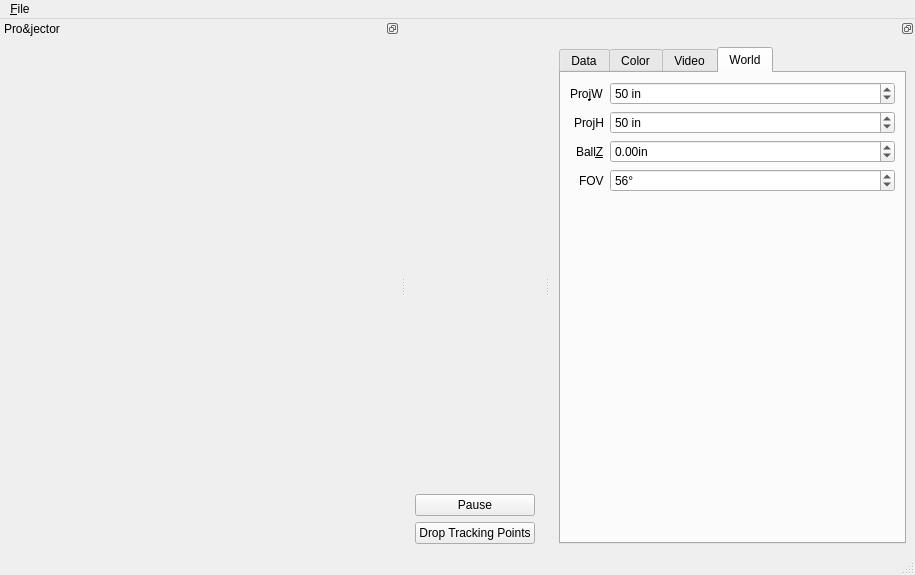
<?xml version="1.0" encoding="UTF-8"?>
<ui version="4.0">
 <class>liveFitWindow</class>
 <widget class="QMainWindow" name="liveFitWindow">
  <property name="enabled">
   <bool>true</bool>
  </property>
  <property name="geometry">
   <rect>
    <x>0</x>
    <y>0</y>
    <width>915</width>
    <height>575</height>
   </rect>
  </property>
  <property name="sizePolicy">
   <sizepolicy hsizetype="Minimum" vsizetype="Preferred">
    <horstretch>0</horstretch>
    <verstretch>0</verstretch>
   </sizepolicy>
  </property>
  <property name="windowTitle">
   <string>Live Fit</string>
  </property>
  <widget class="QWidget" name="centralwidget">
   <property name="sizePolicy">
    <sizepolicy hsizetype="Maximum" vsizetype="Preferred">
     <horstretch>0</horstretch>
     <verstretch>0</verstretch>
    </sizepolicy>
   </property>
   <layout class="QHBoxLayout" name="horizontalLayout_2">
    <item>
     <layout class="QVBoxLayout" name="verticalLayout">
      <property name="sizeConstraint">
       <enum>QLayout::SetDefaultConstraint</enum>
      </property>
      <item>
       <widget class="TrackVideoWidget" name="trackVideoWidget" native="true">
        <property name="sizePolicy">
         <sizepolicy hsizetype="Minimum" vsizetype="Preferred">
          <horstretch>0</horstretch>
          <verstretch>0</verstretch>
         </sizepolicy>
        </property>
       </widget>
      </item>
      <item>
       <widget class="QPushButton" name="pauseButton">
        <property name="text">
         <string>Pause</string>
        </property>
       </widget>
      </item>
      <item>
       <widget class="QPushButton" name="untrackButton">
        <property name="text">
         <string>Drop Tracking Points</string>
        </property>
       </widget>
      </item>
     </layout>
    </item>
   </layout>
  </widget>
  <widget class="QMenuBar" name="menubar">
   <property name="enabled">
    <bool>true</bool>
   </property>
   <property name="geometry">
    <rect>
     <x>0</x>
     <y>0</y>
     <width>915</width>
     <height>22</height>
    </rect>
   </property>
   <widget class="QMenu" name="menu_File">
    <property name="title">
     <string>&amp;File</string>
    </property>
    <widget class="QMenu" name="menu_Camera">
     <property name="title">
      <string>&amp;Camera</string>
     </property>
    </widget>
    <addaction name="action_Open"/>
    <addaction name="menu_Camera"/>
    <addaction name="separator"/>
    <addaction name="action_Quit"/>
   </widget>
   <addaction name="menu_File"/>
  </widget>
  <widget class="QStatusBar" name="statusbar"/>
  <widget class="QDockWidget" name="dockWidget">
   <property name="sizePolicy">
    <sizepolicy hsizetype="Maximum" vsizetype="Maximum">
     <horstretch>0</horstretch>
     <verstretch>0</verstretch>
    </sizepolicy>
   </property>
   <property name="features">
    <set>QDockWidget::DockWidgetFloatable|QDockWidget::DockWidgetMovable</set>
   </property>
   <attribute name="dockWidgetArea">
    <number>2</number>
   </attribute>
   <widget class="QWidget" name="dockWidgetContents">
    <layout class="QVBoxLayout" name="verticalLayout_2">
     <item>
      <widget class="QTabWidget" name="tabWidget">
       <property name="currentIndex">
        <number>3</number>
       </property>
       <widget class="QWidget" name="dataTab">
        <attribute name="title">
         <string>Data</string>
        </attribute>
        <layout class="QVBoxLayout" name="verticalLayout_4">
         <item>
          <widget class="QGroupBox" name="groupBox_2">
           <property name="title">
            <string/>
           </property>
           <property name="alignment">
            <set>Qt::AlignLeading|Qt::AlignLeft|Qt::AlignTop</set>
           </property>
           <layout class="QVBoxLayout" name="verticalLayout_5">
            <item>
             <widget class="QCheckBox" name="lockFitBox">
              <property name="toolTip">
               <string>&lt;html&gt;&lt;head/&gt;&lt;body&gt;&lt;p&gt;Whether or not to lock a successful fit until manually clearing the data by pressing the button under the video or clicking on the video.&lt;/p&gt;&lt;/body&gt;&lt;/html&gt;</string>
              </property>
              <property name="text">
               <string>Lock fit until clear</string>
              </property>
             </widget>
            </item>
            <item>
             <widget class="QLabel" name="fitAfterLabel">
              <property name="text">
               <string>Fit after</string>
              </property>
              <property name="buddy">
               <cstring>fitAfterSpin</cstring>
              </property>
             </widget>
            </item>
            <item>
             <widget class="QSpinBox" name="fitAfterSpin">
              <property name="suffix">
               <string> points</string>
              </property>
              <property name="minimum">
               <number>3</number>
              </property>
              <property name="maximum">
               <number>20</number>
              </property>
             </widget>
            </item>
            <item>
             <widget class="QCheckBox" name="pointFitBox">
              <property name="toolTip">
               <string>&lt;html&gt;&lt;head/&gt;&lt;body&gt;&lt;p&gt;Whether or not to use the same 3-point quadratic fit that the students will, or a full-on quadratic regression.&lt;/p&gt;&lt;/body&gt;&lt;/html&gt;</string>
              </property>
              <property name="text">
               <string>3 point fit (off: regression)</string>
              </property>
             </widget>
            </item>
            <item>
             <widget class="QCheckBox" name="clipTrackBox">
              <property name="toolTip">
               <string>&lt;html&gt;&lt;head/&gt;&lt;body&gt;&lt;p&gt;Whether or not to only detect blobs which are in the 'projector' region indicated by the corner widgets and the &amp;quot;World W,H,Z&amp;quot; variables.&lt;/p&gt;&lt;/body&gt;&lt;/html&gt;</string>
              </property>
              <property name="text">
               <string>Clip track to projector</string>
              </property>
              <property name="checked">
               <bool>false</bool>
              </property>
             </widget>
            </item>
            <item>
             <widget class="QCheckBox" name="showYtBox">
              <property name="toolTip">
               <string>&lt;html&gt;&lt;head/&gt;&lt;body&gt;&lt;p&gt;Whether or not to show the parametrized projectile motion equations x(t) and y(t) fit by the software.&lt;/p&gt;&lt;/body&gt;&lt;/html&gt;</string>
              </property>
              <property name="text">
               <string>Show y(t), x(t)</string>
              </property>
              <property name="checked">
               <bool>true</bool>
              </property>
             </widget>
            </item>
           </layout>
          </widget>
         </item>
         <item>
          <widget class="QGroupBox" name="groupBox">
           <property name="title">
            <string>Projector Tracking Display</string>
           </property>
           <property name="flat">
            <bool>false</bool>
           </property>
           <property name="checkable">
            <bool>false</bool>
           </property>
           <layout class="QFormLayout" name="formLayout_3">
            <property name="verticalSpacing">
             <number>1</number>
            </property>
            <item row="0" column="0" colspan="2">
             <widget class="QCheckBox" name="colorMissBox">
              <property name="toolTip">
               <string>&lt;html&gt;&lt;head/&gt;&lt;body&gt;&lt;p&gt;Whether or not to color tracked blobs a different color if they are based purely on KF prediction data, and not on any visual cue from the video image.&lt;/p&gt;&lt;/body&gt;&lt;/html&gt;</string>
              </property>
              <property name="text">
               <string>Color track misses</string>
              </property>
              <property name="checked">
               <bool>true</bool>
              </property>
             </widget>
            </item>
            <item row="2" column="0" colspan="2">
             <widget class="QCheckBox" name="verboseKFBox">
              <property name="text">
               <string>Verbose KF track points</string>
              </property>
              <property name="checked">
               <bool>true</bool>
              </property>
             </widget>
            </item>
            <item row="4" column="0">
             <widget class="QLabel" name="projPointRadiusLabel">
              <property name="enabled">
               <bool>true</bool>
              </property>
              <property name="toolTip">
               <string>&lt;html&gt;&lt;head/&gt;&lt;body&gt;&lt;p&gt;The radius (in px) of the predicted location of a ball, as located on the projector screen.&lt;/p&gt;&lt;/body&gt;&lt;/html&gt;</string>
              </property>
              <property name="text">
               <string>Point &amp;radius</string>
              </property>
              <property name="buddy">
               <cstring>projPointRadius</cstring>
              </property>
             </widget>
            </item>
            <item row="4" column="1">
             <widget class="QSpinBox" name="projPointRadius">
              <property name="enabled">
               <bool>true</bool>
              </property>
              <property name="suffix">
               <string> px</string>
              </property>
              <property name="minimum">
               <number>1</number>
              </property>
              <property name="value">
               <number>1</number>
              </property>
             </widget>
            </item>
            <item row="5" column="0">
             <widget class="QLabel" name="pointThicknessLabel">
              <property name="text">
               <string>Point thic&amp;kness</string>
              </property>
              <property name="buddy">
               <cstring>pointThickness</cstring>
              </property>
             </widget>
            </item>
            <item row="7" column="0">
             <widget class="QLabel" name="fitThicknessLabel">
              <property name="enabled">
               <bool>false</bool>
              </property>
              <property name="text">
               <string>Fit thickness</string>
              </property>
              <property name="buddy">
               <cstring>fitThickness</cstring>
              </property>
             </widget>
            </item>
            <item row="5" column="1">
             <widget class="QDoubleSpinBox" name="pointThickness">
              <property name="prefix">
               <string/>
              </property>
              <property name="suffix">
               <string> px</string>
              </property>
              <property name="maximum">
               <double>10.000000000000000</double>
              </property>
             </widget>
            </item>
            <item row="7" column="1">
             <widget class="QDoubleSpinBox" name="fitThickness">
              <property name="enabled">
               <bool>false</bool>
              </property>
              <property name="suffix">
               <string> px</string>
              </property>
              <property name="maximum">
               <double>10.000000000000000</double>
              </property>
             </widget>
            </item>
            <item row="6" column="0" colspan="2">
             <widget class="QCheckBox" name="showFit">
              <property name="text">
               <string>Show fit parabola</string>
              </property>
             </widget>
            </item>
            <item row="8" column="0" colspan="2">
             <widget class="QCheckBox" name="fallLockBox">
              <property name="text">
               <string>Only lock after falling?</string>
              </property>
             </widget>
            </item>
            <item row="9" column="0">
             <widget class="QLabel" name="minFallSpeedLabel">
              <property name="text">
               <string>&amp;Min fall speed</string>
              </property>
              <property name="buddy">
               <cstring>minFallSpeed</cstring>
              </property>
             </widget>
            </item>
            <item row="9" column="1">
             <widget class="QSpinBox" name="minFallSpeed">
              <property name="suffix">
               <string> px/s</string>
              </property>
              <property name="maximum">
               <number>300</number>
              </property>
             </widget>
            </item>
            <item row="10" column="0">
             <widget class="QLabel" name="fontSizeLabel">
              <property name="text">
               <string>Font Si&amp;ze</string>
              </property>
              <property name="buddy">
               <cstring>fontSizeSpinBox</cstring>
              </property>
             </widget>
            </item>
            <item row="10" column="1">
             <widget class="QSpinBox" name="fontSizeSpinBox">
              <property name="suffix">
               <string> pt</string>
              </property>
              <property name="minimum">
               <number>4</number>
              </property>
              <property name="maximum">
               <number>256</number>
              </property>
              <property name="singleStep">
               <number>1</number>
              </property>
              <property name="value">
               <number>12</number>
              </property>
             </widget>
            </item>
            <item row="1" column="0">
             <widget class="QCheckBox" name="showJetBox">
              <property name="toolTip">
               <string>&lt;html&gt;&lt;head/&gt;&lt;body&gt;&lt;p&gt;Whether or not to show the [dx/dt, dy/dt] displacement vector on the projector screen.&lt;/p&gt;&lt;/body&gt;&lt;/html&gt;</string>
              </property>
              <property name="text">
               <string>Show dx/dt, dy/dt</string>
              </property>
              <property name="checked">
               <bool>true</bool>
              </property>
             </widget>
            </item>
           </layout>
          </widget>
         </item>
         <item>
          <spacer name="verticalSpacer">
           <property name="orientation">
            <enum>Qt::Vertical</enum>
           </property>
           <property name="sizeHint" stdset="0">
            <size>
             <width>20</width>
             <height>0</height>
            </size>
           </property>
          </spacer>
         </item>
        </layout>
       </widget>
       <widget class="QWidget" name="colorTab">
        <attribute name="title">
         <string>Color</string>
        </attribute>
        <layout class="QFormLayout" name="formLayout_4">
         <item row="0" column="1">
          <widget class="QLineEdit" name="lineEdit"/>
         </item>
         <item row="0" column="0">
          <widget class="QLabel" name="label">
           <property name="text">
            <string>Fit Curve</string>
           </property>
          </widget>
         </item>
        </layout>
       </widget>
       <widget class="QWidget" name="basicTab">
        <attribute name="title">
         <string>Video</string>
        </attribute>
        <layout class="QFormLayout" name="formLayout">
         <property name="labelAlignment">
          <set>Qt::AlignRight|Qt::AlignTrailing|Qt::AlignVCenter</set>
         </property>
         <item row="0" column="0">
          <widget class="QLabel" name="blurSizeLabel">
           <property name="text">
            <string>BlurSi&amp;ze</string>
           </property>
           <property name="buddy">
            <cstring>blurSizeSpin</cstring>
           </property>
          </widget>
         </item>
         <item row="0" column="1">
          <widget class="QDoubleSpinBox" name="blurSizeSpin">
           <property name="prefix">
            <string/>
           </property>
           <property name="suffix">
            <string>px</string>
           </property>
           <property name="minimum">
            <double>1.000000000000000</double>
           </property>
          </widget>
         </item>
         <item row="4" column="0">
          <widget class="QLabel" name="gravityLabel">
           <property name="text">
            <string>&amp;GravConstant</string>
           </property>
           <property name="buddy">
            <cstring>gravitySpin</cstring>
           </property>
          </widget>
         </item>
         <item row="4" column="1">
          <widget class="QDoubleSpinBox" name="gravitySpin">
           <property name="suffix">
            <string>px/s²</string>
           </property>
           <property name="maximum">
            <double>600.000000000000000</double>
           </property>
           <property name="value">
            <double>300.000000000000000</double>
           </property>
          </widget>
         </item>
         <item row="5" column="0">
          <widget class="QLabel" name="frameLabel">
           <property name="text">
            <string>Frame</string>
           </property>
           <property name="alignment">
            <set>Qt::AlignLeading|Qt::AlignLeft|Qt::AlignVCenter</set>
           </property>
           <property name="buddy">
            <cstring>frameComboBox</cstring>
           </property>
          </widget>
         </item>
         <item row="5" column="1">
          <widget class="QComboBox" name="frameComboBox">
           <item>
            <property name="text">
             <string>Video</string>
            </property>
           </item>
           <item>
            <property name="text">
             <string>ThreshDiff</string>
            </property>
           </item>
           <item>
            <property name="text">
             <string>Contour</string>
            </property>
           </item>
          </widget>
         </item>
         <item row="2" column="0">
          <widget class="QLabel" name="minRadiusLabel">
           <property name="text">
            <string>&amp;MinRadius</string>
           </property>
           <property name="buddy">
            <cstring>minRadiusDoubleSpinBox</cstring>
           </property>
          </widget>
         </item>
         <item row="2" column="1">
          <widget class="QDoubleSpinBox" name="minRadiusDoubleSpinBox">
           <property name="suffix">
            <string>px</string>
           </property>
           <property name="minimum">
            <double>0.000000000000000</double>
           </property>
          </widget>
         </item>
         <item row="3" column="0">
          <widget class="QLabel" name="maxRadiusLabel">
           <property name="text">
            <string>MaxRadius</string>
           </property>
           <property name="buddy">
            <cstring>maxRadiusDoubleSpinBox</cstring>
           </property>
          </widget>
         </item>
         <item row="3" column="1">
          <widget class="QDoubleSpinBox" name="maxRadiusDoubleSpinBox">
           <property name="suffix">
            <string>px</string>
           </property>
           <property name="minimum">
            <double>0.000000000000000</double>
           </property>
          </widget>
         </item>
         <item row="1" column="0">
          <widget class="QLabel" name="threshValLabel">
           <property name="text">
            <string>Thresh&amp;Val</string>
           </property>
           <property name="buddy">
            <cstring>threshValDoubleSpinBox</cstring>
           </property>
          </widget>
         </item>
         <item row="1" column="1">
          <widget class="QDoubleSpinBox" name="threshValDoubleSpinBox">
           <property name="maximum">
            <double>255.000000000000000</double>
           </property>
          </widget>
         </item>
         <item row="6" column="0">
          <widget class="QLabel" name="xYCovarianceLabel">
           <property name="text">
            <string>&amp;XYCovariance</string>
           </property>
           <property name="buddy">
            <cstring>xYCovarianceDoubleSpinBox</cstring>
           </property>
          </widget>
         </item>
         <item row="6" column="1">
          <widget class="QDoubleSpinBox" name="xYCovarianceDoubleSpinBox">
           <property name="prefix">
            <string>exp(</string>
           </property>
           <property name="suffix">
            <string>)</string>
           </property>
           <property name="minimum">
            <double>-100.000000000000000</double>
           </property>
           <property name="maximum">
            <double>100.000000000000000</double>
           </property>
          </widget>
         </item>
        </layout>
       </widget>
       <widget class="QWidget" name="projTab">
        <attribute name="title">
         <string>World</string>
        </attribute>
        <layout class="QFormLayout" name="formLayout_2">
         <property name="labelAlignment">
          <set>Qt::AlignRight|Qt::AlignTrailing|Qt::AlignVCenter</set>
         </property>
         <item row="0" column="0">
          <widget class="QLabel" name="projWLabel">
           <property name="toolTip">
            <string>&lt;html&gt;&lt;head/&gt;&lt;body&gt;&lt;p&gt;The width of the projector screen (i.e. the physical measurement between green corners horizontally, in the world) in inches.&lt;/p&gt;&lt;/body&gt;&lt;/html&gt;</string>
           </property>
           <property name="text">
            <string>Pro&amp;jW</string>
           </property>
           <property name="buddy">
            <cstring>projWSpinBox</cstring>
           </property>
          </widget>
         </item>
         <item row="1" column="0">
          <widget class="QLabel" name="projHLabel">
           <property name="toolTip">
            <string>&lt;html&gt;&lt;head/&gt;&lt;body&gt;&lt;p&gt;The height of the projector screen (i.e. the physical measurement between green corners vertically, in the world) in inches.&lt;/p&gt;&lt;/body&gt;&lt;/html&gt;</string>
           </property>
           <property name="text">
            <string>ProjH</string>
           </property>
           <property name="buddy">
            <cstring>projHSpinBox</cstring>
           </property>
          </widget>
         </item>
         <item row="2" column="0">
          <widget class="QLabel" name="ballZLabel">
           <property name="toolTip">
            <string>&lt;html&gt;&lt;head/&gt;&lt;body&gt;&lt;p&gt;The distance of the thrown ball plane from the projector plane, in inches.&lt;/p&gt;&lt;/body&gt;&lt;/html&gt;</string>
           </property>
           <property name="text">
            <string>Ball&amp;Z</string>
           </property>
           <property name="buddy">
            <cstring>ballZDoubleSpinBox</cstring>
           </property>
          </widget>
         </item>
         <item row="2" column="1">
          <widget class="QDoubleSpinBox" name="ballZDoubleSpinBox">
           <property name="toolTip">
            <string>&lt;html&gt;&lt;head/&gt;&lt;body&gt;&lt;p&gt;The distance of the thrown ball plane from the projector plane, in inches.&lt;/p&gt;&lt;/body&gt;&lt;/html&gt;</string>
           </property>
           <property name="suffix">
            <string>in</string>
           </property>
           <property name="minimum">
            <double>-99.989999999999995</double>
           </property>
           <property name="singleStep">
            <double>0.500000000000000</double>
           </property>
          </widget>
         </item>
         <item row="3" column="0">
          <widget class="QLabel" name="fovLabel">
           <property name="text">
            <string>FOV</string>
           </property>
           <property name="buddy">
            <cstring>fovSpinBox</cstring>
           </property>
          </widget>
         </item>
         <item row="3" column="1">
          <widget class="QSpinBox" name="fovSpinBox">
           <property name="suffix">
            <string>°</string>
           </property>
           <property name="minimum">
            <number>1</number>
           </property>
           <property name="maximum">
            <number>180</number>
           </property>
           <property name="value">
            <number>56</number>
           </property>
          </widget>
         </item>
         <item row="0" column="1">
          <widget class="QSpinBox" name="projWSpinBox">
           <property name="toolTip">
            <string>&lt;html&gt;&lt;head/&gt;&lt;body&gt;&lt;p&gt;The width of the projector screen (i.e. the physical measurement between green corners horizontally, in the world) in inches.&lt;/p&gt;&lt;/body&gt;&lt;/html&gt;</string>
           </property>
           <property name="suffix">
            <string> in</string>
           </property>
           <property name="minimum">
            <number>1</number>
           </property>
           <property name="value">
            <number>50</number>
           </property>
          </widget>
         </item>
         <item row="1" column="1">
          <widget class="QSpinBox" name="projHSpinBox">
           <property name="toolTip">
            <string>&lt;html&gt;&lt;head/&gt;&lt;body&gt;&lt;p&gt;The height of the projector screen (i.e. the physical measurement between green corners vertically, in the world) in inches.&lt;/p&gt;&lt;/body&gt;&lt;/html&gt;</string>
           </property>
           <property name="suffix">
            <string> in</string>
           </property>
           <property name="minimum">
            <number>1</number>
           </property>
           <property name="value">
            <number>50</number>
           </property>
          </widget>
         </item>
        </layout>
       </widget>
      </widget>
     </item>
    </layout>
   </widget>
  </widget>
  <widget class="QDockWidget" name="projectorDock">
   <property name="minimumSize">
    <size>
     <width>400</width>
     <height>400</height>
    </size>
   </property>
   <property name="floating">
    <bool>true</bool>
   </property>
   <property name="features">
    <set>QDockWidget::DockWidgetFloatable|QDockWidget::DockWidgetMovable</set>
   </property>
   <property name="allowedAreas">
    <set>Qt::NoDockWidgetArea</set>
   </property>
   <property name="windowTitle">
    <string>Pro&amp;jector</string>
   </property>
   <attribute name="dockWidgetArea">
    <number>1</number>
   </attribute>
   <widget class="QWidget" name="projectorFrame">
    <layout class="QVBoxLayout" name="verticalLayout_3">
     <item>
      <widget class="ProjectorWindow" name="projectorWindow" native="true"/>
     </item>
    </layout>
   </widget>
  </widget>
  <action name="action_Open">
   <property name="text">
    <string>&amp;Open</string>
   </property>
   <property name="shortcut">
    <string>Ctrl+O</string>
   </property>
  </action>
  <action name="action_Quit">
   <property name="text">
    <string>&amp;Quit</string>
   </property>
   <property name="shortcut">
    <string>Ctrl+Q</string>
   </property>
  </action>
  <action name="action0">
   <property name="text">
    <string>&amp;0</string>
   </property>
  </action>
  <action name="action1">
   <property name="text">
    <string>&amp;1</string>
   </property>
  </action>
  <action name="action2">
   <property name="text">
    <string>&amp;2</string>
   </property>
  </action>
  <action name="action3">
   <property name="text">
    <string>3</string>
   </property>
  </action>
  <action name="action4">
   <property name="text">
    <string>4</string>
   </property>
  </action>
  <action name="action5">
   <property name="text">
    <string>5</string>
   </property>
  </action>
  <action name="action6">
   <property name="text">
    <string>6</string>
   </property>
  </action>
 </widget>
 <customwidgets>
  <customwidget>
   <class>TrackVideoWidget</class>
   <extends>QWidget</extends>
   <header>TrackVideoWidget.hpp</header>
   <container>1</container>
  </customwidget>
  <customwidget>
   <class>ProjectorWindow</class>
   <extends>QWidget</extends>
   <header location="global">ProjectorWindow.hpp</header>
   <container>1</container>
   <slots>
    <slot>setPointRadius(int)</slot>
    <slot>setPointThickness(double)</slot>
    <slot>setFitThickness(double)</slot>
    <slot>toggleShowParabola(bool)</slot>
    <slot>toggleWaitTilFall(bool)</slot>
    <slot>setMinFallSpeed(int)</slot>
    <slot>setFontSize(int)</slot>
    <slot>toggleLockFit(bool)</slot>
    <slot>clearTrack()</slot>
    <slot>setColorFitLock(QString)</slot>
    <slot>setProjW(int)</slot>
    <slot>setProjH(int)</slot>
   </slots>
  </customwidget>
 </customwidgets>
 <resources/>
 <connections>
  <connection>
   <sender>verboseKFBox</sender>
   <signal>toggled(bool)</signal>
   <receiver>projPointRadius</receiver>
   <slot>setDisabled(bool)</slot>
   <hints>
    <hint type="sourcelabel">
     <x>873</x>
     <y>336</y>
    </hint>
    <hint type="destinationlabel">
     <x>864</x>
     <y>360</y>
    </hint>
   </hints>
  </connection>
  <connection>
   <sender>verboseKFBox</sender>
   <signal>toggled(bool)</signal>
   <receiver>projPointRadiusLabel</receiver>
   <slot>setDisabled(bool)</slot>
   <hints>
    <hint type="sourcelabel">
     <x>873</x>
     <y>336</y>
    </hint>
    <hint type="destinationlabel">
     <x>771</x>
     <y>360</y>
    </hint>
   </hints>
  </connection>
  <connection>
   <sender>showFit</sender>
   <signal>toggled(bool)</signal>
   <receiver>fitThicknessLabel</receiver>
   <slot>setEnabled(bool)</slot>
   <hints>
    <hint type="sourcelabel">
     <x>873</x>
     <y>403</y>
    </hint>
    <hint type="destinationlabel">
     <x>771</x>
     <y>426</y>
    </hint>
   </hints>
  </connection>
  <connection>
   <sender>showFit</sender>
   <signal>toggled(bool)</signal>
   <receiver>fitThickness</receiver>
   <slot>setEnabled(bool)</slot>
   <hints>
    <hint type="sourcelabel">
     <x>873</x>
     <y>403</y>
    </hint>
    <hint type="destinationlabel">
     <x>864</x>
     <y>426</y>
    </hint>
   </hints>
  </connection>
  <connection>
   <sender>fallLockBox</sender>
   <signal>toggled(bool)</signal>
   <receiver>minFallSpeed</receiver>
   <slot>setEnabled(bool)</slot>
   <hints>
    <hint type="sourcelabel">
     <x>873</x>
     <y>444</y>
    </hint>
    <hint type="destinationlabel">
     <x>864</x>
     <y>467</y>
    </hint>
   </hints>
  </connection>
  <connection>
   <sender>showFit</sender>
   <signal>toggled(bool)</signal>
   <receiver>projectorWindow</receiver>
   <slot>toggleShowParabola(bool)</slot>
   <hints>
    <hint type="sourcelabel">
     <x>873</x>
     <y>403</y>
    </hint>
    <hint type="destinationlabel">
     <x>356</x>
     <y>372</y>
    </hint>
   </hints>
  </connection>
  <connection>
   <sender>pointThickness</sender>
   <signal>valueChanged(double)</signal>
   <receiver>projectorWindow</receiver>
   <slot>setPointThickness(double)</slot>
   <hints>
    <hint type="sourcelabel">
     <x>864</x>
     <y>385</y>
    </hint>
    <hint type="destinationlabel">
     <x>272</x>
     <y>347</y>
    </hint>
   </hints>
  </connection>
  <connection>
   <sender>fallLockBox</sender>
   <signal>toggled(bool)</signal>
   <receiver>projectorWindow</receiver>
   <slot>toggleWaitTilFall(bool)</slot>
   <hints>
    <hint type="sourcelabel">
     <x>873</x>
     <y>444</y>
    </hint>
    <hint type="destinationlabel">
     <x>93</x>
     <y>430</y>
    </hint>
   </hints>
  </connection>
  <connection>
   <sender>minFallSpeed</sender>
   <signal>valueChanged(int)</signal>
   <receiver>projectorWindow</receiver>
   <slot>setMinFallSpeed(int)</slot>
   <hints>
    <hint type="sourcelabel">
     <x>864</x>
     <y>467</y>
    </hint>
    <hint type="destinationlabel">
     <x>74</x>
     <y>432</y>
    </hint>
   </hints>
  </connection>
  <connection>
   <sender>projPointRadius</sender>
   <signal>valueChanged(int)</signal>
   <receiver>projectorWindow</receiver>
   <slot>setPointRadius(int)</slot>
   <hints>
    <hint type="sourcelabel">
     <x>864</x>
     <y>360</y>
    </hint>
    <hint type="destinationlabel">
     <x>255</x>
     <y>296</y>
    </hint>
   </hints>
  </connection>
  <connection>
   <sender>fitThickness</sender>
   <signal>valueChanged(double)</signal>
   <receiver>projectorWindow</receiver>
   <slot>setFitThickness(double)</slot>
   <hints>
    <hint type="sourcelabel">
     <x>864</x>
     <y>426</y>
    </hint>
    <hint type="destinationlabel">
     <x>279</x>
     <y>389</y>
    </hint>
   </hints>
  </connection>
  <connection>
   <sender>fallLockBox</sender>
   <signal>toggled(bool)</signal>
   <receiver>minFallSpeedLabel</receiver>
   <slot>setEnabled(bool)</slot>
   <hints>
    <hint type="sourcelabel">
     <x>873</x>
     <y>444</y>
    </hint>
    <hint type="destinationlabel">
     <x>771</x>
     <y>467</y>
    </hint>
   </hints>
  </connection>
  <connection>
   <sender>fontSizeSpinBox</sender>
   <signal>valueChanged(int)</signal>
   <receiver>projectorWindow</receiver>
   <slot>setFontSize(int)</slot>
   <hints>
    <hint type="sourcelabel">
     <x>864</x>
     <y>492</y>
    </hint>
    <hint type="destinationlabel">
     <x>321</x>
     <y>540</y>
    </hint>
   </hints>
  </connection>
  <connection>
   <sender>action_Quit</sender>
   <signal>triggered()</signal>
   <receiver>liveFitWindow</receiver>
   <slot>close()</slot>
   <hints>
    <hint type="sourcelabel">
     <x>-1</x>
     <y>-1</y>
    </hint>
    <hint type="destinationlabel">
     <x>387</x>
     <y>287</y>
    </hint>
   </hints>
  </connection>
  <connection>
   <sender>lockFitBox</sender>
   <signal>toggled(bool)</signal>
   <receiver>projectorWindow</receiver>
   <slot>toggleLockFit(bool)</slot>
   <hints>
    <hint type="sourcelabel">
     <x>873</x>
     <y>119</y>
    </hint>
    <hint type="destinationlabel">
     <x>310</x>
     <y>99</y>
    </hint>
   </hints>
  </connection>
  <connection>
   <sender>untrackButton</sender>
   <signal>clicked()</signal>
   <receiver>projectorWindow</receiver>
   <slot>clearTrack()</slot>
   <hints>
    <hint type="sourcelabel">
     <x>453</x>
     <y>531</y>
    </hint>
    <hint type="destinationlabel">
     <x>373</x>
     <y>527</y>
    </hint>
   </hints>
  </connection>
  <connection>
   <sender>lineEdit</sender>
   <signal>textChanged(QString)</signal>
   <receiver>projectorWindow</receiver>
   <slot>setColorFitLock(QString)</slot>
   <hints>
    <hint type="sourcelabel">
     <x>879</x>
     <y>108</y>
    </hint>
    <hint type="destinationlabel">
     <x>326</x>
     <y>90</y>
    </hint>
   </hints>
  </connection>
  <connection>
   <sender>projWSpinBox</sender>
   <signal>valueChanged(int)</signal>
   <receiver>projectorWindow</receiver>
   <slot>setProjW(int)</slot>
   <hints>
    <hint type="sourcelabel">
     <x>708</x>
     <y>99</y>
    </hint>
    <hint type="destinationlabel">
     <x>339</x>
     <y>99</y>
    </hint>
   </hints>
  </connection>
  <connection>
   <sender>projHSpinBox</sender>
   <signal>valueChanged(int)</signal>
   <receiver>projectorWindow</receiver>
   <slot>setProjH(int)</slot>
   <hints>
    <hint type="sourcelabel">
     <x>709</x>
     <y>131</y>
    </hint>
    <hint type="destinationlabel">
     <x>326</x>
     <y>137</y>
    </hint>
   </hints>
  </connection>
 </connections>
 <slots>
  <slot>startStream(int)</slot>
  <slot>startCamera0()</slot>
  <slot>startCamera1()</slot>
  <slot>startCamera2()</slot>
  <slot>sendCameraAction(QAction*)</slot>
 </slots>
</ui>
